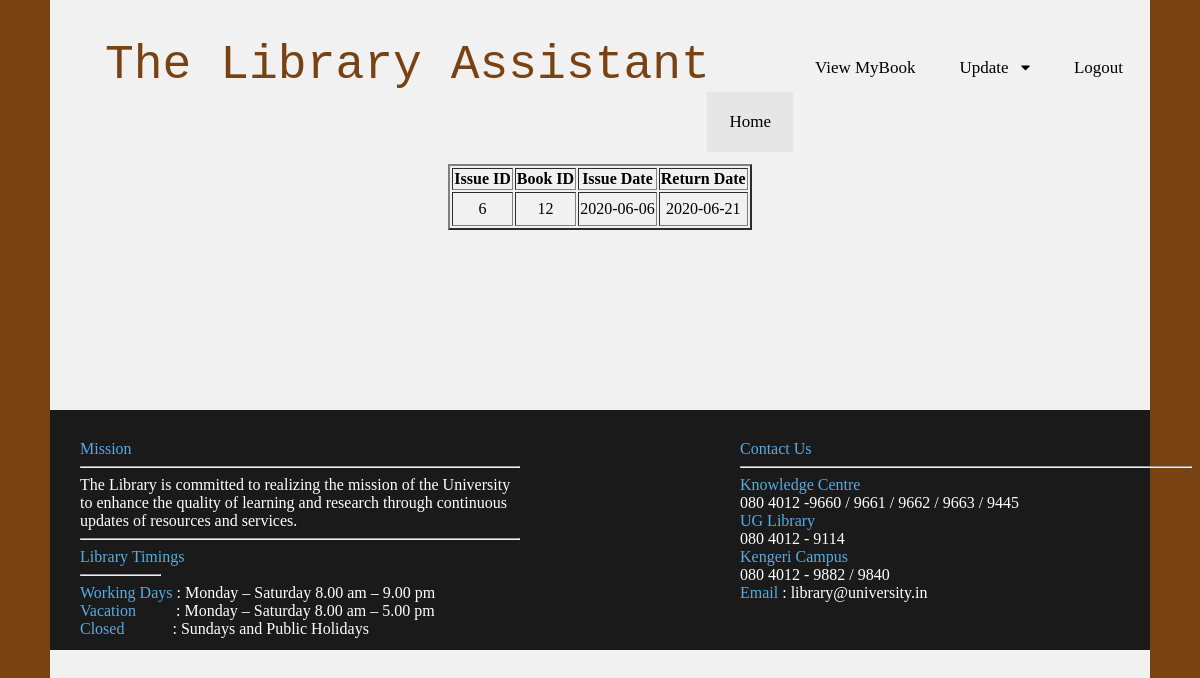
The app's page /LibraryAssistant/rviewbook.php (signed in) with its own data.
### tables this page shows
CREATE TABLE IF NOT EXISTS `issued` (
  `issue_id` int(11) NOT NULL AUTO_INCREMENT,
  `book_id` int(11) NOT NULL,
  `reg_no` varchar(12) NOT NULL,
  `issue_date` date NOT NULL,
  `return_date` date NOT NULL,
  `return_status` varchar(50) NOT NULL,
  PRIMARY KEY (`issue_id`),
  KEY `uid` (`reg_no`),
  KEY `book_id` (`book_id`)
);

### LibraryAssistant/rviewbook.php (the view, shortened to what this page needs)
<?php
	$conn = new mysqli("localhost", "root", "", "library");
	$rid=$_SESSION['regno'];
	$s="select * from issued where reg_no='$rid' and return_status='issued'";
	$rs= mysqli_query($conn, $s);
	$count= mysqli_num_rows($rs);
	if($count>0)
	{
		 echo "<br><br><br><center><table border ='2'  align='center'>
		        <tr>
		        	<th  align='center'><b>Issue ID</B></th>
		        	<th align='center'><b>Book ID</B></th>
					<th align='center'><b>Issue Date</b></th>
					<th align='center'><b>Return Date</b></th>
				</tr>";
		 while($row= mysqli_fetch_assoc($rs))
		 {
			  echo"<tr>
			  		<td height='30' align='center'>".$row['issue_id']."</td>
			        <td height='30' align='center'>".$row['book_id']."</td>
			        <td height='30' align='center'>".$row['issue_date']."</td>
			        <td height='30' align='center'>".$row['return_date']."</td>";
			  echo "</tr>";
		 }
		echo "</table></center>";
	}
	else
		echo "<script>alert('No active books.');</script>";
	echo "<br><br><br><br><br><br><br><br>";
?>

### records on screen
issued: issue_id "6", book "12", issue_date "2020-06-06", return_date "2020-06-21"
